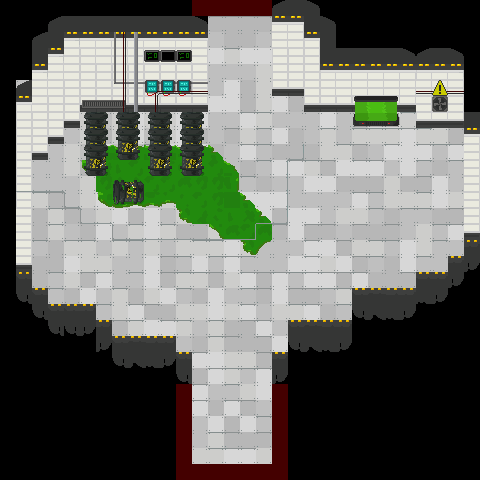

The image is a tile-based game level rendered from a .tmx file. Its description and source (layers, tilesets, objects; grid data summarised) follow:
An orthogonal 30x30 tile map with 16x16 px tiles, 7 tile layers (Suelo, Aire, Acido, Paredes, ...), 4 tilesets and 6 objects (2x Up, 2x Down, 2x Spawner).

<map version="1.0" tiledversion="1.1.2" orientation="orthogonal" renderorder="right-down" width="30" height="30" tilewidth="16" tileheight="16" infinite="0" nextobjectid="19">
 <tileset firstgid="1" source="../../tileset/tileset16.tsx" />
 <tileset firstgid="65" source="../../tileset/LabProps.tsx" />
 <tileset firstgid="433" source="../../tileset/city.tsx" />
 <tileset firstgid="689" source="../../tileset/City2.tsx" />
 <layer name="Suelo" width="30" height="30">
  <data>[900 cells, 449 non-empty, 12 distinct tile ids]</data>
 </layer>
 <layer name="Aire" width="30" height="30">
  <data>[900 cells, 74 non-empty, 10 distinct tile ids]</data>
 </layer>
 <layer name="Acido" width="30" height="30">
  <data>[900 cells, 49 non-empty, 23 distinct tile ids]</data>
 </layer>
 <layer name="Paredes" width="30" height="30">
  <data>[900 cells, 188 non-empty, 23 distinct tile ids]</data>
 </layer>
 <layer name="Decoracion" width="30" height="30">
  <data>[900 cells, 39 non-empty, 13 distinct tile ids]</data>
 </layer>
 <layer name="Decoracion3" width="30" height="30">
  <data>[900 cells, 13 non-empty, 7 distinct tile ids]</data>
 </layer>
 <layer name="Decoracion2" width="30" height="30">
  <data>[900 cells, 10 non-empty, 3 distinct tile ids]</data>
 </layer>
 <objectgroup name="Puertas">
  <object id="9" name="Up" x="207" y="17" width="65.5" height="15.5" />
  <object id="17" name="Down" x="193" y="447" width="78" height="15" />
 </objectgroup>
 <objectgroup name="Entradas">
  <object id="16" name="Up" gid="687" x="225.5" y="68.5" width="16" height="16" />
  <object id="18" name="Down" gid="687" x="217" y="410" width="16" height="16" />
 </objectgroup>
 <objectgroup name="Spawners">
  <object id="14" name="Spawner" gid="672" x="116" y="244" width="16" height="16">
   <properties>
    <property name="Bomber" type="bool" value="true" />
    <property name="Charger" type="bool" value="true" />
    <property name="Gunner" type="bool" value="true" />
    <property name="Stalker" type="bool" value="true" />
    <property name="Turret" type="bool" value="false" />
   </properties>
  </object>
  <object id="15" name="Spawner" gid="672" x="337.5" y="248.5" width="16" height="16">
   <properties>
    <property name="Bomber" type="bool" value="true" />
    <property name="Charger" type="bool" value="true" />
    <property name="Gunner" type="bool" value="true" />
    <property name="Stalker" type="bool" value="true" />
    <property name="Turret" type="bool" value="false" />
   </properties>
  </object>
 </objectgroup>
</map>
